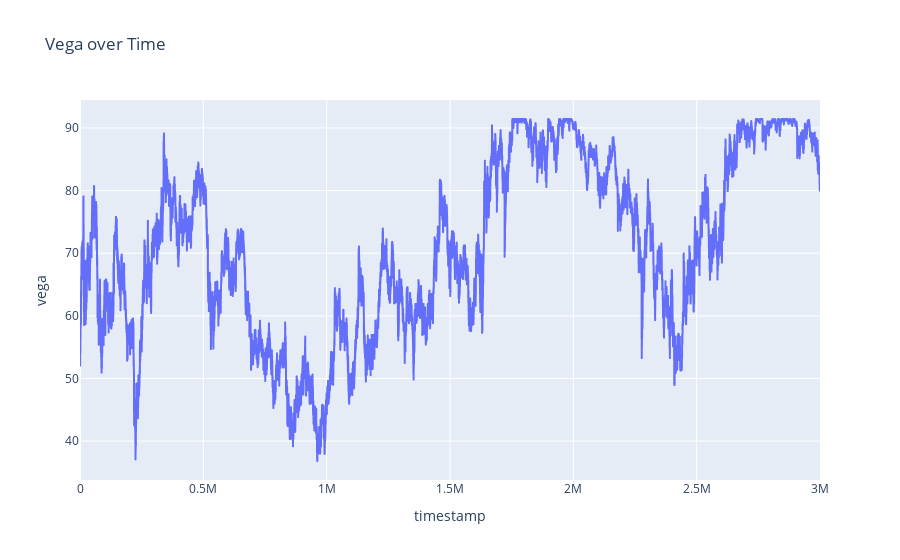

This figure's notebook cell:
### Code cell
fig = px.line(df_volcanic_rock_voucher_10250, x='timestamp', y='vega', title='Vega over Time')
fig.show()

### Figure 1 — Plotly figure (JSON) as saved in the notebook; plotly's stock layout.template omitted (floating-point values rounded to 4 significant figures; data arrays with more than 128 entries replaced by an {"elided": "..."} marker saying what was removed)
{"data": [{"hovertemplate": "timestamp=%{x}<br>vega=%{y}<extra></extra>", "legendgroup": "", "line": {"color": "#636efa", "dash": "solid"}, "marker": {"symbol": "circle"}, "mode": "lines", "name": "", "showlegend": false, "type": "scattergl", "x": {"elided": "30000 int values"}, "xaxis": "x", "y": {"elided": "30000 float values"}, "yaxis": "y"}], "layout": {"legend": {"tracegroupgap": 0}, "title": {"text": "Vega over Time"}, "xaxis": {"anchor": "y", "domain": [0, 1], "title": {"text": "timestamp"}}, "yaxis": {"anchor": "x", "domain": [0, 1], "title": {"text": "vega"}}}}
